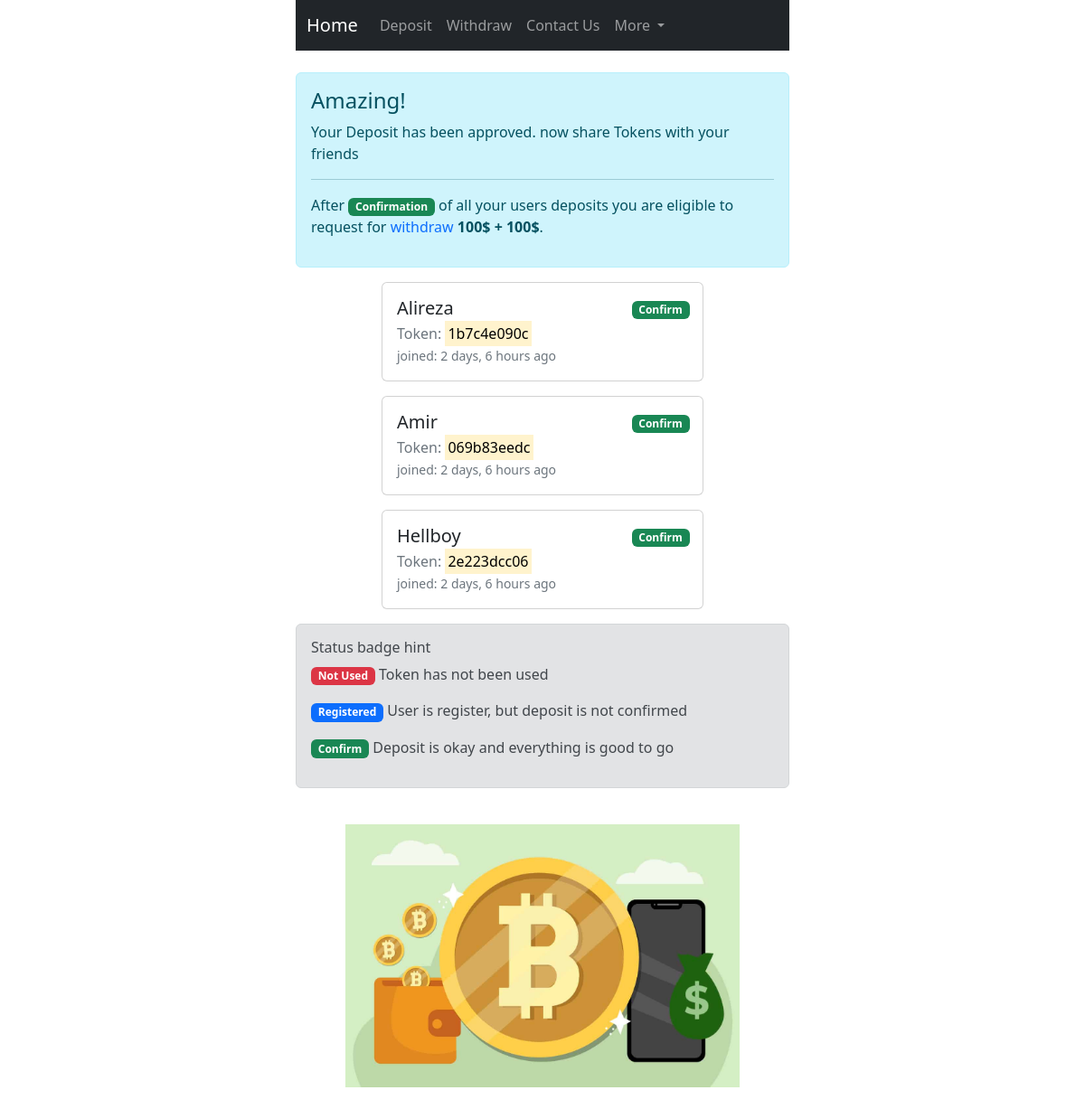
Screenshot of / (signed in) with the database file from the repository.
### access_token/models.py (models this page shows, shortened)
class AccessToken(models.Model):
    access_token = models.CharField(max_length=128, verbose_name="Access Token", null=False, blank=False,
                                    help_text='unique number who belongs to one person')
    representative = models.ForeignKey(User, on_delete=models.CASCADE,
                                       help_text="That user whom created this after deposit confirm",
                                       related_name='representative_id')
    user = models.ForeignKey(User, on_delete=models.CASCADE, help_text="user registered with this token", null=True,
                             blank=True)
    is_used = models.BooleanField(default=False, help_text='user used this token to register')
    by_superuser = models.BooleanField(default=False, verbose_name='Create by admin',
                                       help_text="Admin (superuser) Created this token manually")
    date = models.DateTimeField(verbose_name="Date", auto_now_add=True, null=True)
    objects = AccessTokenManager()

### users/models.py (models this page shows, shortened)
class User(AbstractBaseUser):
    email = models.EmailField(verbose_name='Email', max_length=60, unique=True)
    username = models.CharField(max_length=30, unique=True)
    fullname = models.CharField(max_length=30, null=True, default='default')
    country = CountryField(null=True, default='US')
    phone_number = PhoneNumberField(unique=True, null=True, default='+19993335577')
    date_joined = models.DateTimeField(verbose_name='Date Joined', auto_now_add=True)
    last_login = models.DateTimeField(verbose_name='Last login', auto_now=True)
    is_active = models.BooleanField(default=True)
    is_admin = models.BooleanField(default=False)
    is_staff = models.BooleanField(default=False)
    is_superuser = models.BooleanField(default=False)
    hide_email = models.BooleanField(default=True)
    objects = UserManager()
    USERNAME_FIELD = 'email'
    REQUIRED_FIELDS = ['username', ]
    def __str__(self):
        return self.email

### scam/views.py (the view)
# urls.py: path('', index, name='home'),
@login_required(login_url='/login')
def index(request):
    access_tokens = AccessToken.objects.filter(representative=request.user, by_superuser=False)
    is_deposit_exist_approved = Deposit.objects.check_deposit(request.user)
    is_withdraw_approved = Withdraw.objects.is_withdraw_approved(request.user)
    withdraw_approved_hash = Withdraw.objects.withdraw_approved_hash(request.user)
    context = {
        'access_tokens': access_tokens,
        'is_deposit_exist_approved': is_deposit_exist_approved,
        'is_withdraw_approved': is_withdraw_approved,
        'withdraw_approved_hash': withdraw_approved_hash,
    }
    return render(request, 'index.html', context)

### financial/models.py (called while the page is built)
    def is_withdraw_approved(self, user):
        withdraw_list = Withdraw.objects.filter(user__email=user)
        for withdraw in withdraw_list:
            if withdraw.is_approved:
                return True
        return False

    def withdraw_approved_hash(self, user):
        withdraw_list = Withdraw.objects.filter(user__email=user)
        for withdraw in withdraw_list:
            if withdraw.is_approved:
                return withdraw.hash
        return False

    def check_deposit(self, user):
        deposit_list = Deposit.objects.filter(user__email=user)
        for deposit in deposit_list:
            if deposit.is_approved:
                return True
        return False

### financial/templatetags/financial_tags.py (called while the page is built)
@register.filter(name='deposit_check')
def deposit_check(user):
    deposit_list = Deposit.objects.filter(user__email=user)
    for deposit in deposit_list:
        if deposit.is_approved:
            return True
    return False

### templates/index.html (shortened to what this page needs)
{% extends 'shared/base.html' %}
{% load static %}
{% load financial_tags %}
{% block content %}
    <br>
    {% if is_withdraw_approved %}
        <div class="alert alert-success" role="alert">
            <h4 class="alert-heading">You are Rich now!</h4>
            <p>We Transfer <strong>100$ + 100$</strong> to your wallet.</p>
            <p><a href="https://tronscan.org/#/transaction/{{ withdraw_approved_hash }}"
                  target="_blank">{{ withdraw_approved_hash|truncatechars:30 }}</a></p>
            <hr>
            <p class="mb-0">
                The sequence has been complete, this account is not usable no more.
            </p>
        </div>
    {% elif is_deposit_exist_approved %}
        <div class="alert alert-info" role="alert">
            <h4 class="alert-heading">Amazing!</h4>
            <p>Your Deposit has been approved. now share Tokens with your friends</p>
            <hr>
            <p>After <span class="badge bg-success">Confirmation</span> of all your users deposits you are eligible to
                request for <a href="{% url 'financial:withdraw' %}">withdraw</a>
                <strong>
                    100$ + 100$</strong>.
            </p>
        </div>
        {% for access_token in access_tokens %}
            <div class="row">
            <div class="col-md-2"></div>
            <div class="col-lg-8">
                <div class="card mb-3" style="max-width: 540px;">
                    <div class="row g-0">
                        <div class="card-body">
                            <div class="row">
                                <div class="col-9">
                                    {% if access_token.user is None %}
                                        <h5 class="card-title">*******</h5>
                                    {% else %}
                                        <h5 class="card-title">{{ access_token.user.fullname }}</h5>
                                    {% endif %}
                                </div>
                                {% if access_token.user is None %}
                                    <div class="col-3 text-right"><span class="badge bg-danger">Not Used</span>
                                    </div>
                                {% else %}
                                    {% if access_token.user|deposit_check %}
                                        <div class="col-3 text-right">
                                        <span class="badge bg-success">Confirm</span>
                                    {% else %}
                                        <div class="col-3 text-right">
                                        <span class="badge bg-primary">Registered</span>
                                    {% endif %}
                                </div>
                                {% endif %}
                                </div>
                                <p class="card-subtitle text-muted">Token:
                                    <mark>{{ access_token.access_token }}</mark>
                                </p>
                                {% if access_token.user.date_joined %}
                                    <p class="card-text"><small class="text-muted">
                                        joined: {{ access_token.user.date_joined|timesince }} ago</small>
                                    </p>
                                {% endif %}
                            </div>
                        </div>
                    </div>
                </div>
                <div class="col-md-2"></div>
            </div>
        {% endfor %}
        <div class="alert alert-secondary">
            <h6 class="alert-heading">Status badge hint</h6>
            <p><span class="badge bg-danger">Not Used</span> Token has not been used</p>
            <p><span class="badge bg-primary">Registered</span> User is register, but deposit is not confirmed</p>
            <p><span class="badge bg-success">Confirm</span> Deposit is okay and everything is good to go</p>
        </div>
    {% else %}
        <div class="alert alert-warning">
            <strong>Congratulations on finding the token!</strong>
            <a href="{% url 'financial:deposit' %}">Click here</a> to Confirm your account.
            please wait for confirmation if requested before
        </div>
    {% endif %}
<br>
<div class="text-center">
    <img src="{% static 'media/pic2.jpg' %}" alt="" style="width: 80%">
</div>
<br>
{% endblock %}

### static/css/custom.css (style rules this page uses)
a { text-decoration: none; }

### rows the page displays
AccessToken: user.fullname "Alireza", shows "Confirm", access_token "1b7c4e090c", user.date_joined "2 days, 6 hours"
AccessToken: user.fullname "Amir", shows "Confirm", access_token "069b83eedc", user.date_joined "2 days, 6 hours"
AccessToken: user.fullname "Hellboy", shows "Confirm", access_token "2e223dcc06", user.date_joined "2 days, 6 hours"
